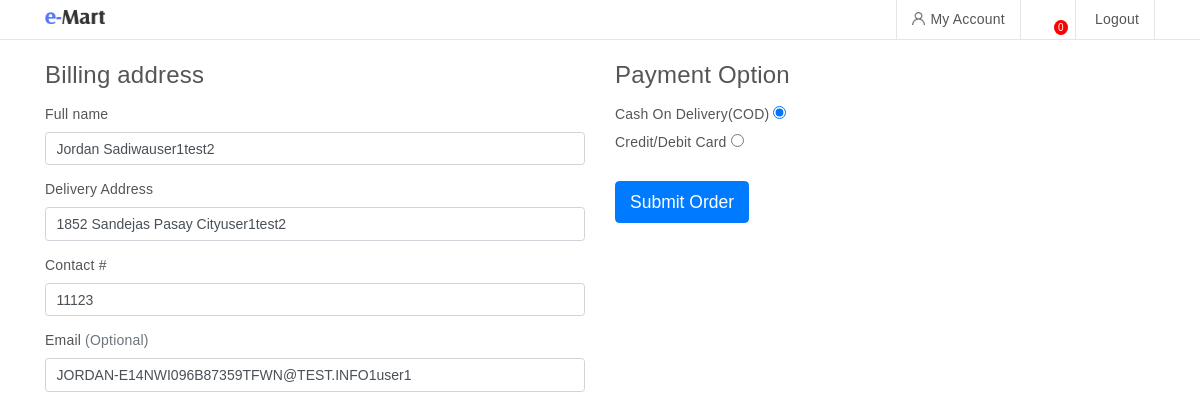
/testc.php (signed in), run on an earlier commit of the app's database.
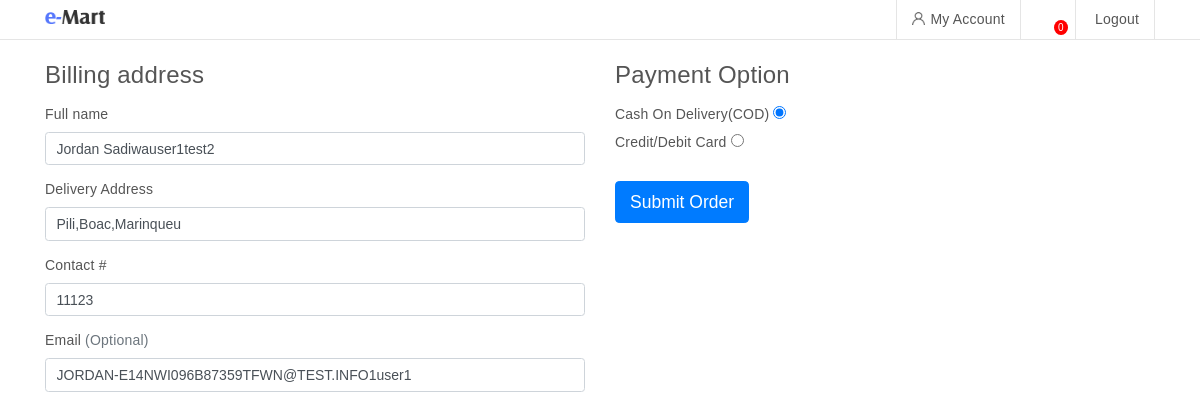
And on a later commit of the database.
### tables this page shows
CREATE TABLE `userinfo` (
  `id` int(11) NOT NULL,
  `fullname` varchar(255) DEFAULT NULL,
  `address` varchar(255) DEFAULT NULL,
  `contact` varchar(255) DEFAULT NULL,
  `email` varchar(255) DEFAULT NULL,
  `bday` date DEFAULT NULL,
  `date_created` timestamp NOT NULL DEFAULT current_timestamp(),
  `userid` int(11) DEFAULT NULL,
  `photo` varchar(255) DEFAULT NULL
);

### model.php (called while the page is built, shortened)
<?php
class Model {
	public $db;
	public function __construct(){
		require_once "config.php";
		$this->db = $db;
		$this->getAllUnverifiedStores();
	}
	public function updateStoreListener(){
		return $this;
	}
	public function getUserProfile(){
		$sql = "
			SELECT t1.*,t2.photo as 'profilePicture'
			FROM userinfo t1
			LEFT JOIN user t2
			ON t1.userid = t2.id
			WHERE t1.userid = ".$_SESSION['id']."
			LIMIT 1
		";
		return $this->db->query($sql)->fetch();
	}
	public function getAllUnverifiedStores(){
		$sql = "
			SELECT t1.*
			FROM store t1
			LEFT JOIN user t2
			ON t1.userid = t2.id
			WHERE  t2.verified = 0
		";
		return $this->db->query($sql)->fetchAll();
	}
}

### testc.php (the view, shortened to what this page needs)
    <?php
  include_once "./model.php";
  $model = new Model();
    ?>
<!doctype html>
<html lang="en">
  <head>
      <link href="./index_files/css" rel="stylesheet">
      <link rel="stylesheet" href="./node_modules/bootstrap/dist/css/bootstrap.min.css" >
      <link rel="stylesheet" href="./index_files/animate.css">
      <link rel="stylesheet" href="./index_files/owl.carousel.min.css">
      <link rel="stylesheet" href="./index_files/normalize.css">
      <link rel="stylesheet" href="./index_files/style.css">
      <link rel="stylesheet" href="./index_files/responsive.css">
    </head>
<body>
  <?php include_once "./nav.php"; ?>
    <?php
      $profile = $model->getUserProfile();
    ?>
  <main class="container-fluid">
    <section class="container">
      <article class="row">
        <div class="col-sm">
          <br>
          <h4 class="mb-3">Billing address</h4>
            <div class="row">
              <div class="col-md-12 mb-3">
                <label for="firstName">Full name</label>
                <input type="text" data-target="#fullname2" class="copy form-control" id="firstName" placeholder="" value="<?= (isset($profile['fullname'])) ? $profile['fullname'] : ''; ?>" name="firstname" required>
              </div>
            </div>
            <div class="mb-3">
              <label for="address">Delivery Address</label>
              <input type="text" data-target="#address2" class="copy form-control" id="address" placeholder="1234 Main St" value="<?= (isset($profile['address'])) ? $profile['address'] : ''; ?>" required name="address">
            </div>
            <div class="mb-3">
              <label for="address">Contact #</label>
              <input type="text" data-target="#contact2" class="copy form-control" id="contact" placeholder="Mobile #" required value="<?= (isset($profile['contact'])) ? $profile['contact'] : ''; ?>" name="contact">
            </div>
            <div class="mb-3">
              <label for="email">Email <span class="text-muted">(Optional)</span></label>
              <input type="email" data-target="#email2" class="copy form-control" id="email" placeholder="you@example.com" value="<?= (isset($profile['email'])) ? $profile['email'] : ''; ?>" name="email">
            </div>
        </div>
        <div class="col-sm">
          <br>
          <h4 class="mb-3">Payment Option</h4>
          <label for="cod">Cash On Delivery(COD)
          <input type="radio" id="cod" name="paymentType" checked value="cod"></label>
          <br>
          <label for="card">Credit/Debit Card
          <input type="radio" id="card" name="paymentType" value="Card">
        </label>
          <br>
          <br>
          <form id="cod-form">
            <input type="submit" class="btn btn-primary btn-lg" value="Submit Order">
          </form>
        </div>
      </article>
    </section>
  </main>
</body>
</html>

### nav.php (shortened to what this page needs)
<section class="top-bar fixed">
    <div class="container">
        <div class="row">
            <div class="col-sm-5">
                <a href="index.php">
                    <img src="./images/logo.png" id="logo">
                </a>
            </div>
            <div class="col-sm-7">
                <div class="top-right text-right">
                    <ul class="list-unstyled list-inline headmenu">
                        <?php
                            $url = "./userdashboard.php";
                        ?>
                        <?php if(isset($_SESSION['id'])): ?>
                            <li class="list-inline-item"><a href="<?= $url;?>"><img src="./index_files/user.png" alt="">My Account</a></li>
                        <?php endif ?>
                        <li class="list-inline-item"><a href="cart.php" class="cart"><svg class="bi" width="20" height="20" fill="currentColor"><use xlink:href="./node_modules/bootstrap-icons/bootstrap-icons.svg#handbag"/></svg><span id="count">0</span></a></li>
                        <?php if(isset($_SESSION['id'])): ?>
                            <li class="list-inline-item"><a href="logout.php">Logout</a></li>
                        <?php endif ?>
                    </ul>
                </div>
            </div>
        </div>
    </div>
</section>

### nav.php (style rules this page uses)
.fixed { position: sticky; top: 0px; z-index: 999; background: white; }
#logo { width: 60px; height: auto; margin-top: 10px; }
.cart { position: relative; }
#count { position: absolute; bottom: 5px; font-size: 10px; background: red; color: white; padding: 0px 4px; border-radius: 100%; right: 7px; }
.headmenu a { text-decoration: none; }

What changed in the data, as far as the page shows it:
changed userinfo "Jordan Sadiwauser1test2": address "1852 Sandejas Pasay Cityuser1test2" → "Pili,Boac,Marinqueu"
